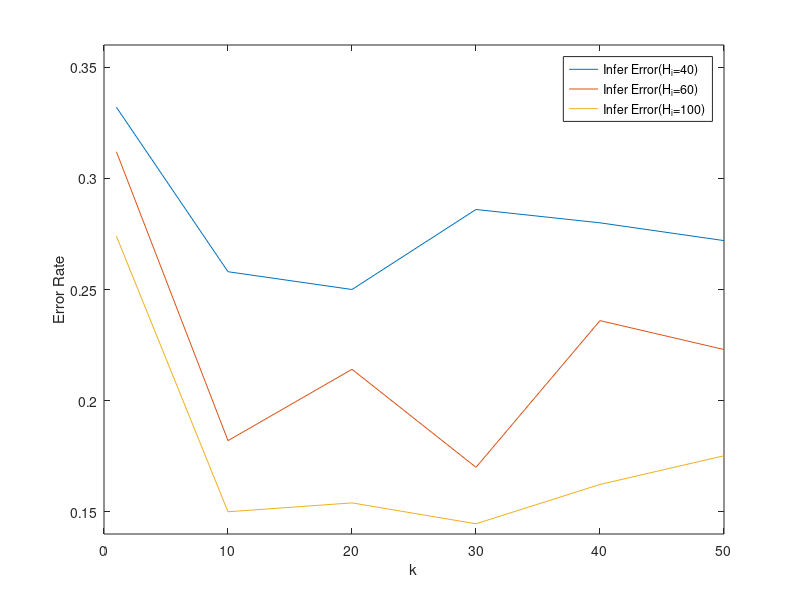

The MATLAB source for this figure:
error1 = [0.3320
0.2580
0.2500
0.2860
0.2800
0.2720];
error2 = [0.3120
0.1820
0.2141
0.1700
0.2360
0.2230];
error3 =[0.2740
0.1500
0.1540
0.1446
0.1623
0.1752];
checkpoints =[1 10 20 30 40 50];
plot(checkpoints,error1,'-',checkpoints,error2,'-',checkpoints,error3,'-');
legend('Infer Error(H_i=40)','Infer Error(H_i=60)','Infer Error(H_i=100)')
xlabel('k')
ylabel('Error Rate')
ylim([0.14,0.36]);

% plot(checkpoints,error_rate_40,'-',checkpoints,error_rate_60,'--',checkpoints,error_rate_100,':');
% % title('Performance versus H')
% legend('Infer error(H_i=40)','Infer error(H_i=60)','Infer error(H_i=100)')
% xlabel('Number of base models (k)')
% ylabel('error rate')
% ylim([0.14,0.5]);
% set(gca, 'YTick')
% str=[repmat(9,1) num2str(error_rate)];
% plot(checkpoints,error_rate,'-o')
% text(checkpoints,error_rate,cellstr(str))